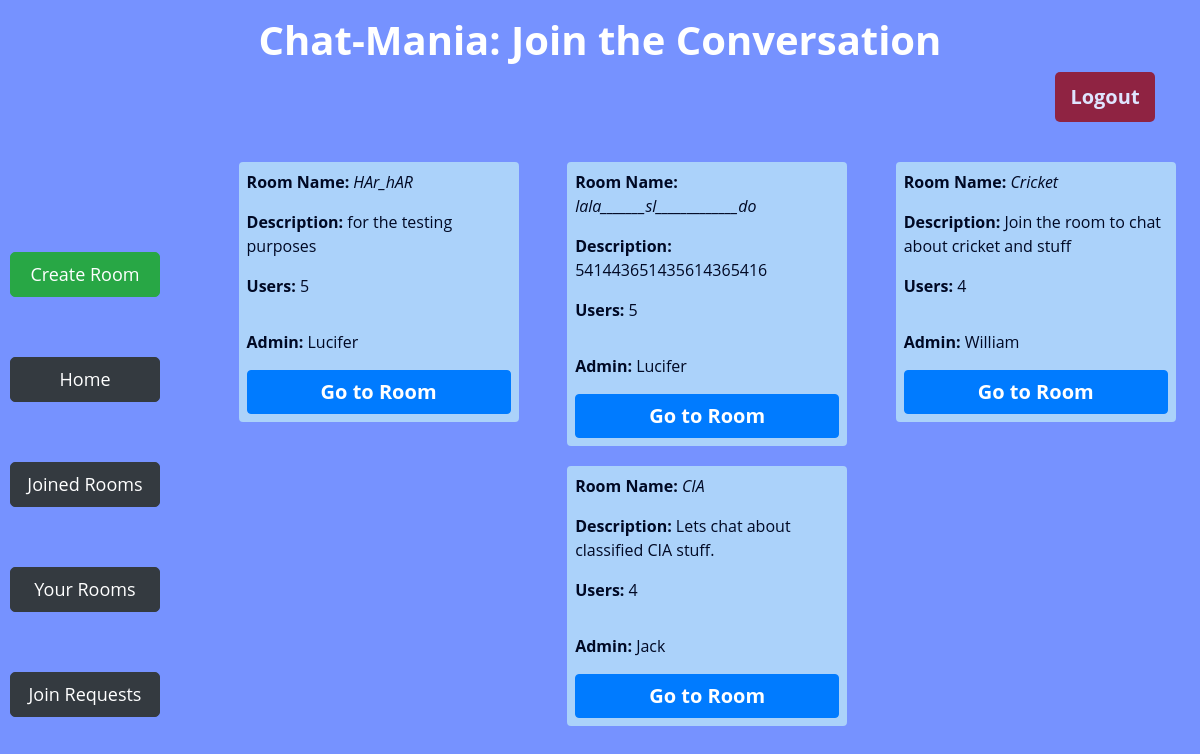
The page / (signed in) on the database as committed earlier.
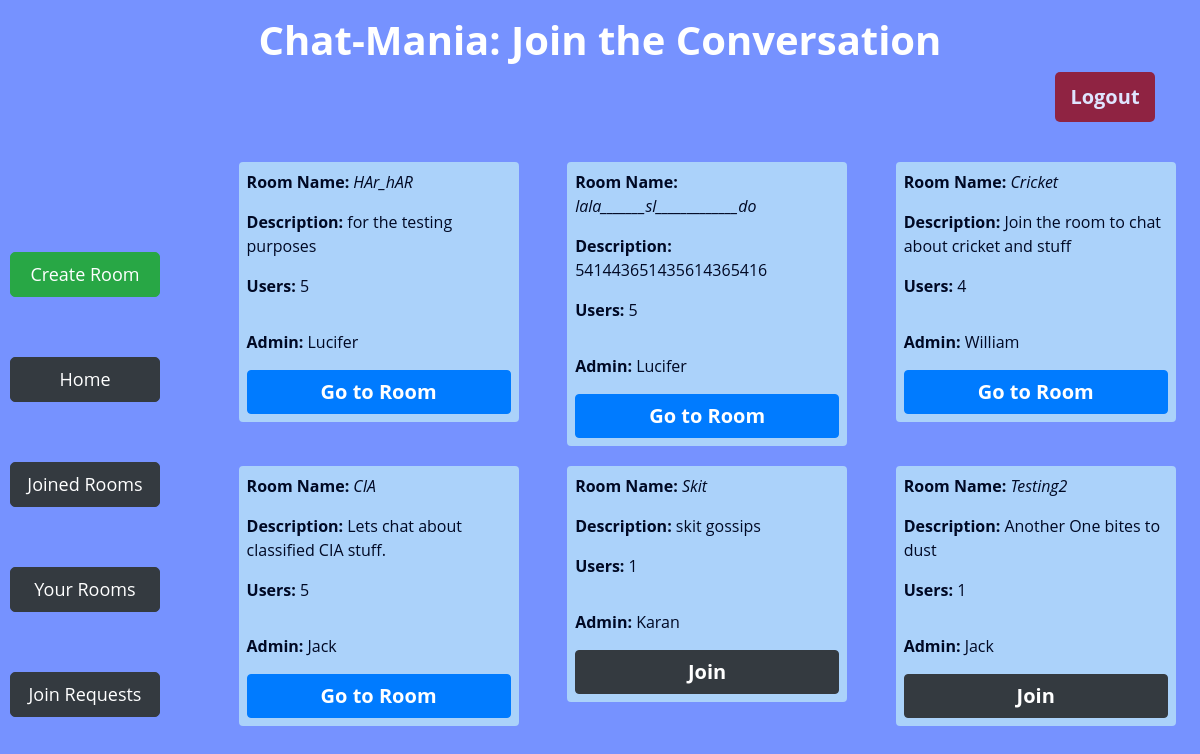
The same page on the database as committed later.
### app/models.py (models this page shows)
class Room(models.Model):
    name = models.CharField(max_length=64,unique=True)
    description = models.CharField(max_length=256)
    admin = models.ForeignKey(User, on_delete=models.CASCADE, related_name="get_admin")
    numberUsers = models.IntegerField(default=1)
    def __str__(self):
        return f"{self.name} created by {self.admin.username}"

class User(AbstractUser):
    joinedRooms = models.IntegerField(default=0)
    createdRooms = models.IntegerField(default=0)
    def __str__(self):
        return f"{self.username}"

### app/views.py (the view)
# urls.py: path('', views.index, name='index'),
@login_required(login_url="login")
def index(request):
    rooms = Room.objects.all()
    print(rooms)
    join_requests = JoinRequests.objects.filter(user=request.user)
    x = [room.room for room in join_requests]
    print(x)
    user_rooms = UserRooms.objects.filter(user=request.user)
    y = [room.room for room in user_rooms]
    print(y)
    return render(request, 'app/index.html', {
        'rooms': rooms,
        'join_requests': join_requests,
        'x': x,
        'y': y,
    })

### app/templates/app/index.html (shortened to what this page needs)
{% extends 'app/layout.html' %}
{% block body %}
    <div class="container">
        <div class="row">
            <div class="col-md-12 mt-3">
                <h1 class="text-center" style="font-weight: 700;">Chat-Mania: Join the Conversation</h1>
                <form action="{% url 'logout' %}" method="post">
                 <input type="submit" id="logout-btn" class="btn btn-danger float-right" style="border: none;" value="Logout">
                </form>
             </div>
         </div>
    </div>
    <div class="d-flex" id="try">
    <div class="btn-Cont d-flex flex-column justify-content-around">
        <a id="lbtn" href="{% url 'create' %}" class="btn  btn-success">Create Room</a>
        <a id="lbtn" href="{% url 'index' %}" class="btn  btn-dark">Home</a>
        <a id="lbtn" href="{% url 'joined_rooms' %}" class="btn  btn-dark">Joined Rooms</a>
        <a id="lbtn" class="btn  btn-dark" href="{% url 'your_rooms' %}" >Your Rooms</a>
        <a id="lbtn" class="btn btn-dark" href="{% url 'join_requests' %}">Join Requests</a>
    </div>
     <div class="d-flex flex-row justify-content-around flex-wrap" id="room-cont">
        {% for room in rooms%}
        <div class="room p-1">
                <p><b>Room Name:</b> <i> {{room.name}} </i> </p>
                <p> <b>Description:</b> {{room.description}} </p>
                <p><b>Users:</b> {{room.numberUsers}} </p>
              <p class="pt-3 align-bottom"><b>Admin:</b> {{room.admin}} </p>
              {% if user != room.admin %}
                    {% if room in x %}
                        <button id="join-btn" class="btn btn-dark disable" disabled>Requested</button>
                    {% elif room in y %}
                        <a id="indBtn" href="{% url 'room' room.name %}" class="btn btn-primary">Go to Room</a>
                    {% else %}
                    <button id="join-btn" class="btn btn-dark" value="{{room.id}}">Join</button>
                    {% endif %}
              {% else %}
              <a id="indBtn" href="{% url 'room' room.name %}" class="btn btn-primary">Go to Room</a>
              {% endif %}
        </div>
        {% endfor %}
     </div>
    </div>
{% endblock %}

Rows that differ between the two databases and show on the page:
changed Room "CIA": numberUsers "4" → "5"
added Room: name "Skit", description "skit gossips", numberUsers "1", admin "Karan", {{ room.id }} 16 (drawn)
added Room: name "Testing2", description "Another One bites to dust", numberUsers "1", admin "Jack", {{ room.id }} 17 (drawn)
